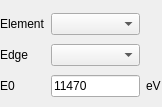
<?xml version="1.0" encoding="UTF-8"?>
<ui version="4.0">
 <class>Form</class>
 <widget class="QWidget" name="Form">
  <property name="geometry">
   <rect>
    <x>0</x>
    <y>0</y>
    <width>162</width>
    <height>107</height>
   </rect>
  </property>
  <property name="windowTitle">
   <string>Form</string>
  </property>
  <widget class="QWidget" name="gridLayoutWidget_17">
   <property name="geometry">
    <rect>
     <x>0</x>
     <y>10</y>
     <width>161</width>
     <height>91</height>
    </rect>
   </property>
   <layout class="QGridLayout" name="gridLayout_20">
    <item row="2" column="0">
     <widget class="QLabel" name="label_12">
      <property name="text">
       <string>E0</string>
      </property>
     </widget>
    </item>
    <item row="0" column="1">
     <widget class="QComboBox" name="comboBox_element"/>
    </item>
    <item row="0" column="0">
     <widget class="QLabel" name="label_105">
      <property name="sizePolicy">
       <sizepolicy hsizetype="Fixed" vsizetype="Preferred">
        <horstretch>0</horstretch>
        <verstretch>0</verstretch>
       </sizepolicy>
      </property>
      <property name="text">
       <string>Element</string>
      </property>
     </widget>
    </item>
    <item row="1" column="1">
     <widget class="QComboBox" name="comboBox_edge"/>
    </item>
    <item row="1" column="0">
     <widget class="QLabel" name="label_113">
      <property name="text">
       <string>Edge</string>
      </property>
     </widget>
    </item>
    <item row="2" column="1">
     <widget class="QLineEdit" name="edit_E0">
      <property name="text">
       <string>11470</string>
      </property>
     </widget>
    </item>
    <item row="2" column="2">
     <widget class="QLabel" name="label_13">
      <property name="text">
       <string>eV</string>
      </property>
     </widget>
    </item>
   </layout>
  </widget>
 </widget>
 <resources/>
 <connections/>
</ui>
